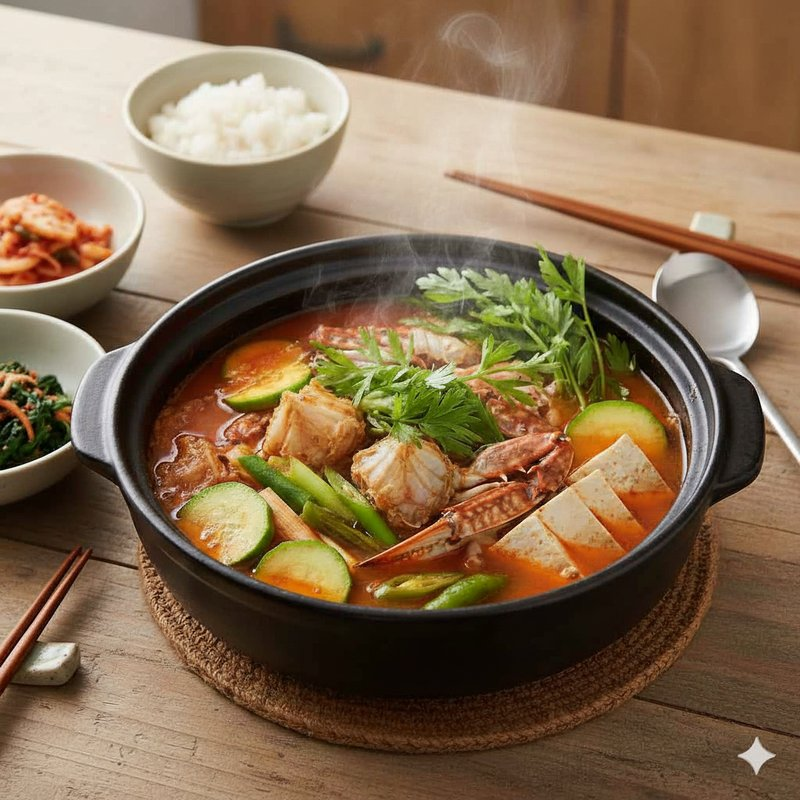
#> input picture class-images/GS-2604.jpg, 800 x 800 px
$ python prep_image.py class-images/GS-2604.jpg class-images/GS-2607.jpg class-images/GS-2607.jpg
#> lines starting #> are read from the running program, lines starting #| are printed output that depends on the picture
# -*- coding: utf-8 -*-
"""
메뉴 사진 정규화 — 자르지 않고 정방형으로 맞추고 참고용 크기로 줄인다.
결과물은 gen_menu.py가 HTML 안에 base64로 박아 넣으므로,
서버(github)에는 이미지 파일을 올리지 않는다. menu-images/는 원본 보관용.

사용법: python prep_image.py <원본파일> <메뉴ID> [순번]
  예:   python prep_image.py photo.png HG-021        → HG-021.webp
        python prep_image.py photo2.png HG-021 2     → HG-021-2.webp

규격: 280x280 · WebP 품질72 · 여백색 #FFFDF9(카드 배경과 동일)
      화면 표시 112px 기준 2.5배 해상도. 100장 내장 시 HTML 약 1.7MB.
"""
import sys, os
from PIL import Image

SIDE, QUALITY = 280, 72
BG = (255, 253, 249)
OUTDIR = "menu-images"

def prep(src, name):
#> called with src = 'class-images/GS-2604.jpg'
    im = Image.open(src).convert("RGB")
#> im is the input picture: PIL image 800x800 RGB; mean R, G, B 133.3, 108.2, 80.3
    w, h = im.size
#> w = 800; h = 800
    s = max(w, h)                                  # 잘라내지 않음
#> s = 800
    canvas = Image.new("RGB", (s, s), BG)
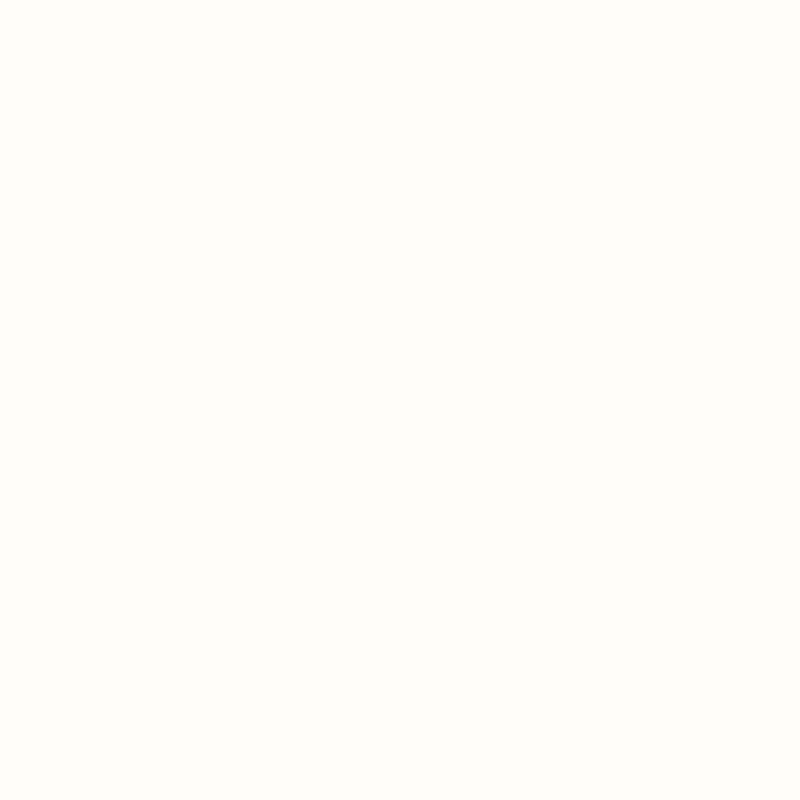
#> canvas: PIL image 800x800 RGB; mean R, G, B 255, 253, 249
    canvas.paste(im, ((s - w) // 2, (s - h) // 2))
    canvas = canvas.resize((SIDE, SIDE), Image.LANCZOS)
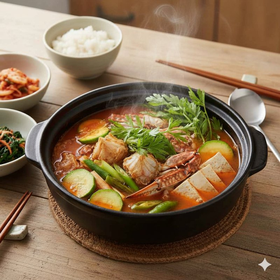
#> canvas: PIL image 280x280 RGB; mean R, G, B 133.3, 108.2, 80.3
    os.makedirs(OUTDIR, exist_ok=True)
    path = os.path.join(OUTDIR, name)
    canvas.save(path, "WEBP", quality=QUALITY, method=6)
    print(f"{name}  ←  {w}x{h}  →  {SIDE}x{SIDE} · {os.path.getsize(path)/1024:.0f}KB (자름 없음)")
#| class-images/GS-2607.jpg-class-images/GS-2607.jpg.webp  ←  800x800  →  280x280 · 12KB (자름 없음)
    return path

if __name__ == "__main__":
    src, mid = sys.argv[1], sys.argv[2]
    seq = sys.argv[3] if len(sys.argv) > 3 else ""
    prep(src, f"{mid}-{seq}.webp" if seq else f"{mid}.webp")
